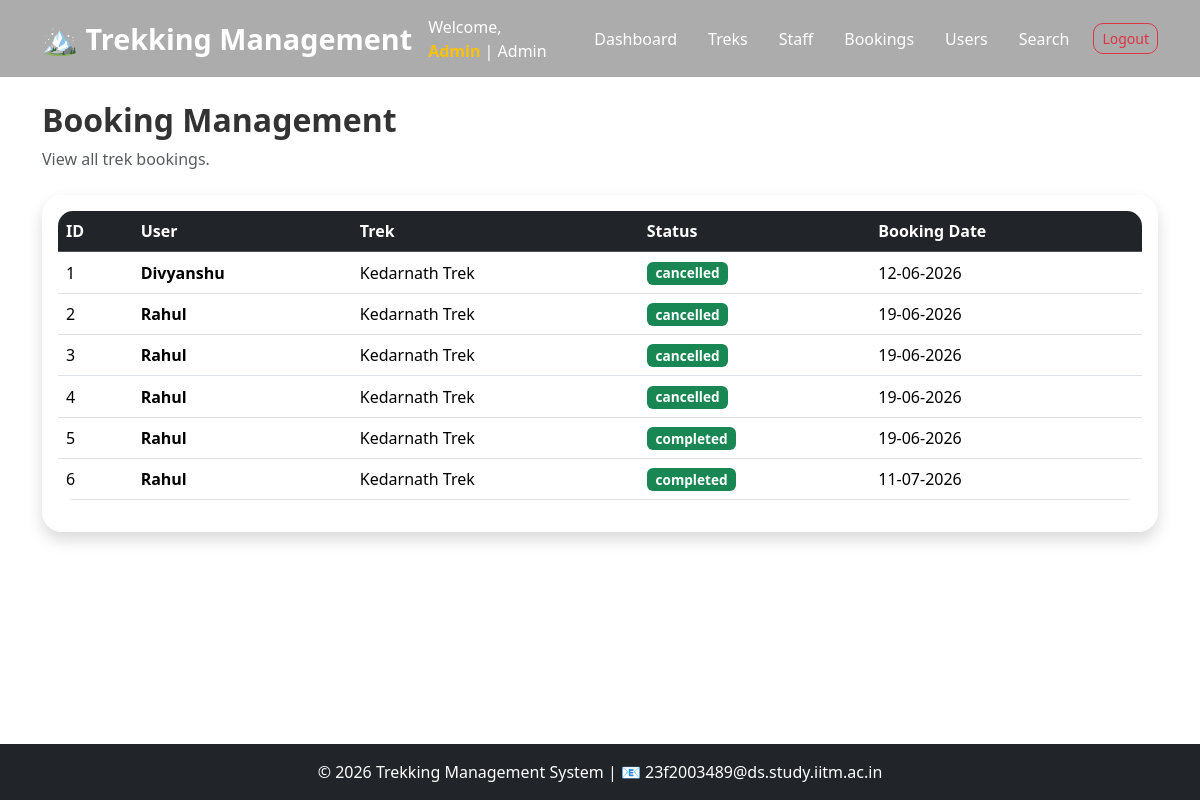
Screenshot of /admin/bookings (signed in) with the database file from the repository.
### models.py (models this page shows)
class User(UserMixin,db.Model):
    id=db.Column(db.Integer, primary_key=True)
    name=db.Column(db.String(100), nullable=False)
    email=db.Column(db.String(120), unique=True, nullable=False)
    password=db.Column(db.String(255),nullable=False)
    phone=db.Column(db.String(20))
    role=db.Column(db.String(20),nullable=False)
    status=db.Column(db.String(20), default='pending')
    created_at=db.Column(db.DateTime, default=datetime.utcnow)
    bookings=db.relationship('Booking', backref='user',lazy=True)
    assigned_treks=db.relationship('Trek',backref='staff',lazy=True)

class Booking(db.Model):
    id=db.Column(db.Integer, primary_key=True)
    user_id=db.Column(db.Integer,db.ForeignKey('user.id'))
    trek_id=db.Column(db.Integer,db.ForeignKey('trek.id'))
    booking_date=db.Column(db.DateTime,default=datetime.utcnow)
    status=db.Column(db.String(20),default='booked')

class Trek(db.Model):
    id=db.Column(db.Integer, primary_key=True)
    trek_name=db.Column(db.String(100),nullable=False)
    location=db.Column(db.String(100),nullable=False)
    difficulty=db.Column(db.String(20))
    duration=db.Column(db.Integer)
    available_slots=db.Column(db.Integer, default=0)
    start_date=db.Column(db.Date)
    end_date=db.Column(db.Date)
    status=db.Column(db.String(20),default='open')
    description=db.Column(db.Text)
    assigned_staff_id=db.Column(db.Integer,db.ForeignKey('user.id'))
    bookings=db.relationship('Booking',backref='trek',lazy=True)
    image=db.Column(db.String(200),nullable=True)

### app.py (the view)
@app.route('/admin/bookings')
@login_required
def admin_bookings():
    if current_user.role != 'admin':
        return "Access Denied"
    bookings = Booking.query.all()
    return render_template('admin/bookings.html',bookings=bookings)

### app.py (called while the page is built)
@login_manager.user_loader
def load_user(user_id):
    return db.session.get(User, int(user_id))

### templates/admin/bookings.html (shortened to what this page needs)
{% extends "base.html" %}
{% block content %}
<div class="container py-4">
<div class="mb-4">
    <h2 class="fw-bold">
        Booking Management
    </h2>
    <p class="text-muted">
        View all trek bookings.
    </p>
</div>
<div class="card shadow">
    <div class="card-body">
        {% if bookings %}
        <div class="table-responsive">
            <table class="table table-hover align-middle">
                <thead class="table-dark">
                    <tr>
                        <th>ID</th>
                        <th>User</th>
                        <th>Trek</th>
                        <th>Status</th>
                        <th>Booking Date</th>
                    </tr>
                </thead>
                <tbody>
                    {% for booking in bookings %}
                    <tr>
                        <td>
                            {{ booking.id }}
                        </td>
                        <td class="fw-bold">
                            {{ booking.user.name }}
                        </td>
                        <td>
                            {{ booking.trek.trek_name }}
                        </td>
                        <td>
                            <span class="badge bg-success">
                                {{ booking.status }}
                            </span>
                        </td>
                        <td>
                            {{ booking.booking_date.strftime('%d-%m-%Y') }}
                        </td>
                    </tr>
                    {% endfor %}
                </tbody>
            </table>
        </div>
        {% else %}
            <div class="alert alert-info">
                No bookings found.
            </div>
        {% endif %}
    </div>
</div>
</div>
{% endblock %}

### templates/base.html (shortened to what this page needs)
<!DOCTYPE html>
<html lang="en">
<head>
    <link href="https://cdn.jsdelivr.net/npm/bootstrap@5.3.3/dist/css/bootstrap.min.css"
          rel="stylesheet">
    <link rel="stylesheet"
          href="https://cdn.jsdelivr.net/npm/bootstrap-icons@1.11.3/font/bootstrap-icons.min.css">
    <link rel="stylesheet"
          href="{{ url_for('static', filename='css/style.css') }}">
</head>
<body class="d-flex flex-column min-vh-100">
<nav class="navbar navbar-expand-lg navbar-dark fixed-top custom-navbar">
    <div class="container">
        <a class="navbar-brand fw-bold" href="/">
            🏔️ Trekking Management
        </a>
        <div class="collapse navbar-collapse"
             id="navbarNav">
            <ul class="navbar-nav ms-auto align-items-lg-center">
                {% if current_user.is_authenticated %}
                    <li class="nav-item me-3">
                        <span class="navbar-text">
                            Welcome,
                            <strong class="text-warning">
                            </strong>
                            |
                            {{ current_user.role|title }}
                        </span>
                    </li>
                    {% if current_user.role == 'admin' %}
                        <li class="nav-item">
                            <a class="nav-link" href="/admin-dashboard">
                                Dashboard
                            </a>
                        </li>
                        <li class="nav-item">
                            <a class="nav-link" href="/admin-treks">
                                Treks
                            </a>
                        </li>
                        <li class="nav-item">
                            <a class="nav-link" href="/admin/staff">
                                Staff
                            </a>
                        </li>
                        <li class="nav-item">
                            <a class="nav-link" href="/admin/bookings">
                                Bookings
                            </a>
                        </li>
                        <li class="nav-item">
                            <a class="nav-link" href="/admin/users">
                                Users
                            </a>
                        </li>
                        <li class="nav-item">
                            <a class="nav-link" href="/admin/search">
                                Search
                            </a>
                        </li>
                        <li class="nav-item ms-lg-3">
                            <a class="btn btn-outline-danger btn-sm"
                               href="/logout">
                                Logout
                            </a>
                        </li>
                    {% endif %}
                {% endif %}
            </ul>
        </div>
    </div>
</nav>
<main class="flex-grow-1 page-content">
    {% block content %}
    {% endblock %}
</main>
<footer class="bg-dark text-white text-center py-3 mt-auto">
    <div class="container">
        <p class="mb-0">
            © 2026 Trekking Management System
            |
            📧 23f2003489@ds.study.iitm.ac.in
        </p>
    </div>
</footer>
</body>
</html>

### static/css/style.css (style rules this page uses)
html, body { height:100%; }
body { background:#ffffff; font-family:'Segoe UI',Tahoma,Geneva,Verdana,sans-serif; color:#333; overflow-x:hidden; }
.custom-navbar { background:rgba(18,18,18,.35); backdrop-filter:blur(15px); -webkit-backdrop-filter:blur(15px); transition:.4s; padding:12px 0; }
.custom-navbar .navbar-brand { font-size:1.8rem; font-weight:700; color:#fff !important; }
.custom-navbar .nav-link { color:#fff !important; font-weight:500; margin-left:15px; transition:.3s; }
.navbar-text { color:#fff !important; }
.btn { border-radius:10px; transition:.3s; }
.card { border:none; border-radius:20px; overflow:hidden; box-shadow:0 10px 30px rgba(0,0,0,.08); transition:.35s; }
footer { background:#111; color:white; padding:20px; }
.page-content { padding-top:77px; }
.custom-navbar { min-height:75px; }
.table td, .table th { vertical-align: middle; }
.badge { font-size: 0.85rem; }
.btn { transition: all 0.3s ease; }
.table { background: white; border-radius: 15px; overflow: hidden; }

### rows the page displays
User: role "Admin"
Booking: id "1", user.name "Divyanshu", trek.trek_name "Kedarnath Trek", status "cancelled", booking_date "12-06-2026"
Booking: id "2", user.name "Rahul", trek.trek_name "Kedarnath Trek", status "cancelled", booking_date "19-06-2026"
Booking: id "3", user.name "Rahul", trek.trek_name "Kedarnath Trek", status "cancelled", booking_date "19-06-2026"
Booking: id "4", user.name "Rahul", trek.trek_name "Kedarnath Trek", status "cancelled", booking_date "19-06-2026"
Booking: id "5", user.name "Rahul", trek.trek_name "Kedarnath Trek", status "completed", booking_date "19-06-2026"
Booking: id "6", user.name "Rahul", trek.trek_name "Kedarnath Trek", status "completed", booking_date "11-07-2026"
